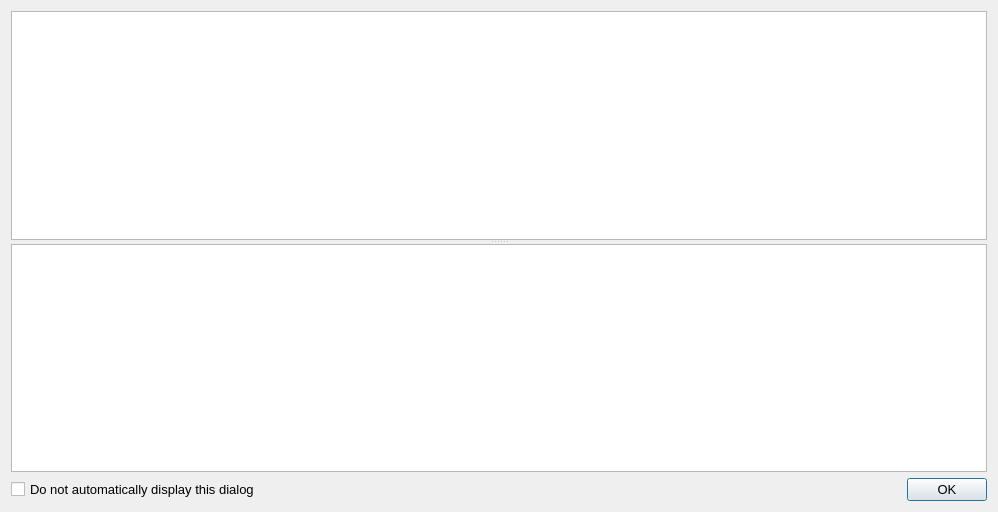
<?xml version="1.0" encoding="UTF-8"?>
<ui version="4.0">
 <class>failed_downloads_dialog</class>
 <widget class="QDialog" name="failed_downloads_dialog">
  <property name="geometry">
   <rect>
    <x>0</x>
    <y>0</y>
    <width>998</width>
    <height>512</height>
   </rect>
  </property>
  <property name="font">
   <font>
    <pointsize>10</pointsize>
   </font>
  </property>
  <property name="windowTitle">
   <string>Failed Downloads</string>
  </property>
  <property name="windowIcon">
   <iconset>
    <normaloff>Images/failed_download.png</normaloff>Images/failed_download.png</iconset>
  </property>
  <layout class="QGridLayout" name="gridLayout">
   <item row="1" column="0">
    <widget class="QCheckBox" name="auto_display_checkbox">
     <property name="text">
      <string>Do not automatically display this dialog</string>
     </property>
    </widget>
   </item>
   <item row="1" column="1">
    <widget class="QDialogButtonBox" name="buttonBox">
     <property name="standardButtons">
      <set>QDialogButtonBox::Ok</set>
     </property>
    </widget>
   </item>
   <item row="0" column="0" colspan="2">
    <widget class="QSplitter" name="splitter">
     <property name="orientation">
      <enum>Qt::Vertical</enum>
     </property>
     <widget class="QTableView" name="table_view"/>
     <widget class="QTableView" name="detail_table"/>
    </widget>
   </item>
  </layout>
 </widget>
 <resources/>
 <connections/>
</ui>
